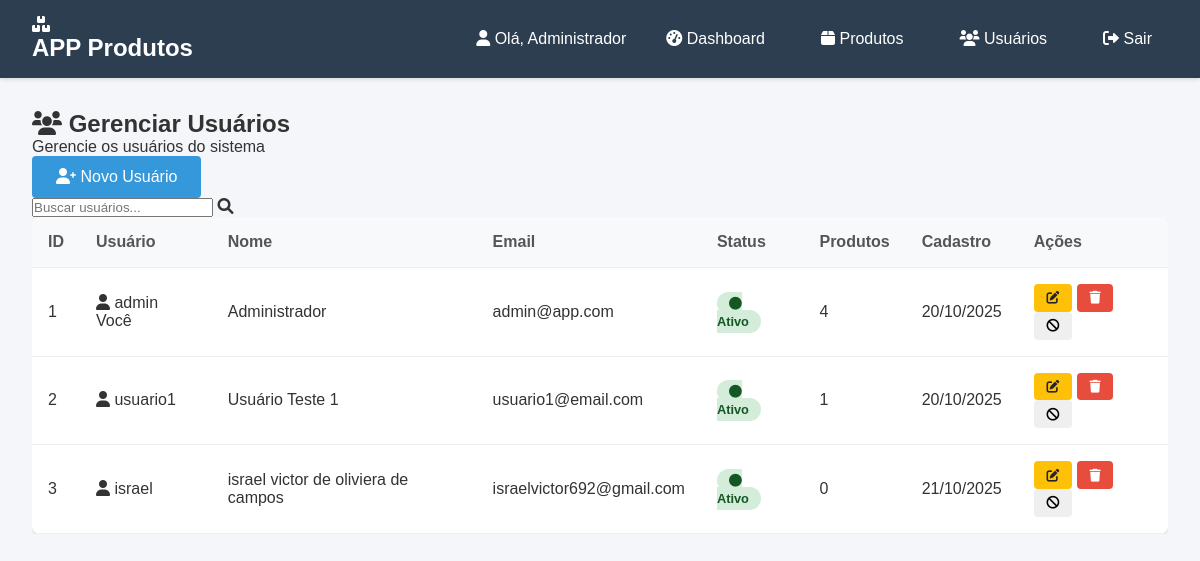
The app's page /users (signed in) with its own data.
### app.py (models this page shows)
class User(db.Model):
    __tablename__ = 'users'
    id = db.Column(db.Integer, primary_key=True)
    username = db.Column(db.String(80), unique=True, nullable=False)
    email = db.Column(db.String(120), unique=True, nullable=False)
    password = db.Column(db.String(255), nullable=False)
    full_name = db.Column(db.String(100))
    is_active = db.Column(db.Boolean, default=True)
    created_at = db.Column(db.DateTime, default=datetime.utcnow)
    updated_at = db.Column(db.DateTime, default=datetime.utcnow, onupdate=datetime.utcnow)
    products = db.relationship('Product', backref='owner', lazy=True)

### app.py (the view)
@app.route('/users')
def users():
    if session.get('username') != 'admin':
        flash('Acesso restrito para administradores!', 'error')
        return redirect(url_for('dashboard'))
    all_users = User.query.all()
    return render_template('users.html', users=all_users)

### app.py (called while the page is built)
@app.before_request
def require_login():
    allowed_routes = ['login', 'register', 'static', 'index', 'init_database']
    if request.endpoint not in allowed_routes and 'user_id' not in session:
        return redirect(url_for('login'))

### templates/users.html (shortened to what this page needs)
{% extends "base.html" %}
{% block content %}
<div class="users-container">
    <div class="page-header">
        <h2><i class="fas fa-users"></i> Gerenciar Usuários</h2>
        <p>Gerencie os usuários do sistema</p>
    </div>
    <div class="users-actions">
        <button class="btn btn-primary btn-lg" onclick="openUserModal()">
            <i class="fas fa-user-plus"></i>
            Novo Usuário
        </button>
        <div class="search-box">
            <input type="text" id="userSearchInput" placeholder="Buscar usuários..." onkeyup="searchUsers()">
            <i class="fas fa-search"></i>
        </div>
    </div>
    <div class="table-container">
        <table class="users-table">
            <thead>
                <tr>
                    <th>ID</th>
                    <th>Usuário</th>
                    <th>Nome</th>
                    <th>Email</th>
                    <th>Status</th>
                    <th>Produtos</th>
                    <th>Cadastro</th>
                    <th>Ações</th>
                </tr>
            </thead>
            <tbody id="usersTableBody">
                {% for user in users %}
                <tr data-username="{{ user.username.lower() }}" data-name="{{ user.full_name.lower() if user.full_name else '' }}">
                    <td>{{ user.id }}</td>
                    <td>
                        <div class="user-info">
                            <i class="fas fa-user"></i>
                            {{ user.username }}
                            {% if user.username == session.username %}
                            <span class="badge badge-primary">Você</span>
                            {% endif %}
                        </div>
                    </td>
                    <td>{{ user.full_name or 'N/A' }}</td>
                    <td>{{ user.email }}</td>
                    <td>
                        <span class="status-badge {% if user.is_active %}active{% else %}inactive{% endif %}">
                            <i class="fas fa-circle"></i>
                            {{ 'Ativo' if user.is_active else 'Inativo' }}
                        </span>
                    </td>
                    <td>
                        <span class="product-count">{{ user.products|length }}</span>
                    </td>
                    <td>{{ user.created_at.strftime('%d/%m/%Y') }}</td>
                    <td>
                        <div class="action-buttons">
                            <button class="btn btn-sm btn-warning" onclick="editUser({{ user.id }})" title="Editar" {% if user.username == session.username %}disabled{% endif %}>
                                <i class="fas fa-edit"></i>
                            </button>
                            <button class="btn btn-sm btn-danger" onclick="deleteUser({{ user.id }})" title="Excluir" {% if user.username == session.username %}disabled{% endif %}>
                                <i class="fas fa-trash"></i>
                            </button>
                            <button class="btn btn-sm btn-{% if user.is_active %}secondary{% else %}success{% endif %}" onclick="toggleUserStatus({{ user.id }}, {% if user.is_active %}true{% else %}false{% endif %})" title="{% if user.is_active %}Desativar{% else %}Ativar{% endif %}">
                                <i class="fas fa-{% if user.is_active %}ban{% else %}check{% endif %}"></i>
                            </button>
                        </div>
                    </td>
                </tr>
                {% endfor %}
            </tbody>
        </table>
    </div>
</div>
{% endblock %}

### templates/base.html (shortened to what this page needs)
<!DOCTYPE html>
<html lang="pt-BR">
<head>
    <link rel="stylesheet" href="{{ url_for('static', filename='style.css') }}">
    <link href="https://cdnjs.cloudflare.com/ajax/libs/font-awesome/6.0.0/css/all.min.css" rel="stylesheet">
</head>
<body>
    <nav class="navbar">
        <div class="nav-container">
            <div class="nav-brand">
                <i class="fas fa-boxes"></i>
                <h1 class="nav-logo">APP Produtos</h1>
            </div>
            {% if session.user_id %}
            <div class="nav-links">
                <span class="user-welcome"><i class="fas fa-user"></i> Olá, {{ session.full_name or session.username }}</span>
                <a href="{{ url_for('dashboard') }}" class="nav-link"><i class="fas fa-tachometer-alt"></i> Dashboard</a>
                <a href="{{ url_for('products') }}" class="nav-link"><i class="fas fa-box"></i> Produtos</a>
                {% if session.username == 'admin' %}
                <a href="{{ url_for('users') }}" class="nav-link"><i class="fas fa-users"></i> Usuários</a>
                {% endif %}
                <a href="{{ url_for('logout') }}" class="nav-link logout-btn"><i class="fas fa-sign-out-alt"></i> Sair</a>
            </div>
            {% endif %}
        </div>
    </nav>
    <div class="container">
        {% block content %}{% endblock %}
    </div>
</body>
</html>

### static/style.css (style rules this page uses)
* { margin: 0; padding: 0; box-sizing: border-box; }
body { font-family: 'Arial', sans-serif; background-color: #f4f6f9; color: #333; }
.navbar { background: #2c3e50; color: white; padding: 1rem 0; box-shadow: 0 2px 4px rgba(0,0,0,0.1); }
.nav-container { max-width: 1200px; margin: 0 auto; display: flex; justify-content: space-between; align-items: center; padding: 0 2rem; }
.nav-logo { font-size: 1.5rem; font-weight: bold; }
.nav-links { display: flex; gap: 1.5rem; align-items: center; }
.nav-links a { color: white; text-decoration: none; padding: 0.5rem 1rem; border-radius: 4px; transition: background-color 0.3s; }
.container { max-width: 1200px; margin: 2rem auto; padding: 0 2rem; }
.btn { padding: 0.75rem 1.5rem; border: none; border-radius: 4px; cursor: pointer; font-size: 1rem; text-decoration: none; display: inline-block; text-align: center; transition: background-color 0.3s; }
.btn-primary { background-color: #3498db; color: white; }
.btn-danger { background-color: #e74c3c; color: white; padding: 0.5rem 1rem; font-size: 0.9rem; }
.users-table { width: 100%; border-collapse: collapse; background: white; border-radius: 8px; overflow: hidden; box-shadow: 0 2px 4px rgba(0,0,0,0.1); }
.users-table th, .users-table td { padding: 1rem; text-align: left; border-bottom: 1px solid #eee; }
.users-table th { background: #f8f9fa; font-weight: bold; color: #555; }
.status-badge { padding: 0.25rem 0.75rem; border-radius: 20px; font-size: 0.8rem; font-weight: bold; }
.status-badge.active { background: #d4edda; color: #155724; }
.btn-sm { padding: 0.4rem 0.8rem; font-size: 0.8rem; }
.btn-warning { background-color: #ffc107; color: #212529; }
.table-container { overflow-x: auto; }

### records on screen
User: full_name "Administrador", id "1", username "admin", shows "Você", email "admin@app.com", is_active "Ativo", products|length "4", created_at "20/10/2025"
User: id "2", username "usuario1", full_name "Usuário Teste 1", email "usuario1@email.com", is_active "Ativo", products|length "1", created_at "20/10/2025"
User: id "3", username "israel", full_name "israel victor de oliviera de campos", email "israelvictor692@gmail.com", is_active "Ativo", products|length "0", created_at "21/10/2025"
